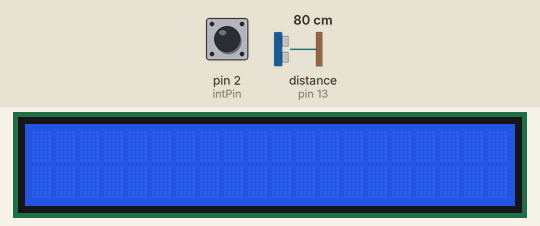
This sketch was run on a simulated Arduino Uno, built with avr-gcc and run on an emulated ATmega328P. On the bench: 20×2 character LCD. The inputs (shaded band) are chosen by the test bench; at power-on: pin 2 (intPin) HIGH, distance to the obstacle (sensor on pin 13) 80 cm. The echo pulse lasts 58.3 µs per cm; what the sketch prints to the serial monitor is not drawn.

Above: at 1.2 s.
1.3 s: pin 2 (intPin) pulled LOW for 0.15 s
At 1.7 s:
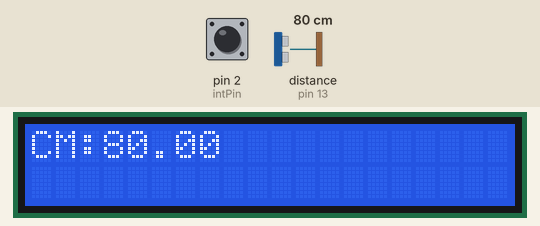
2.9 s: pin 2 (intPin) driven LOW
5.9 s: distance to the obstacle (sensor on pin 13) set to 18 cm
At 6.3 s:
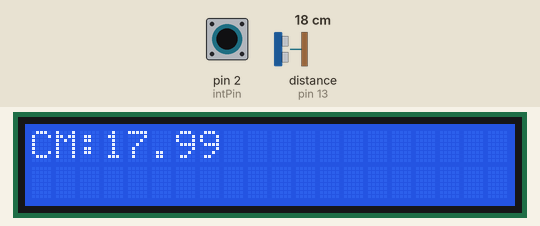
7.4 s: distance to the obstacle (sensor on pin 13) set to 2 cm
At 7.9 s:
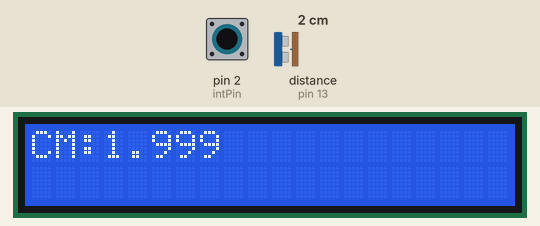
8.9 s: distance to the obstacle (sensor on pin 13) set to 9 cm
At 9.6 s:
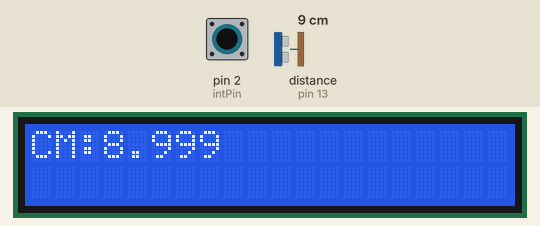
10.4 s: distance to the obstacle (sensor on pin 13) set to 35 cm
At 11.3 s:
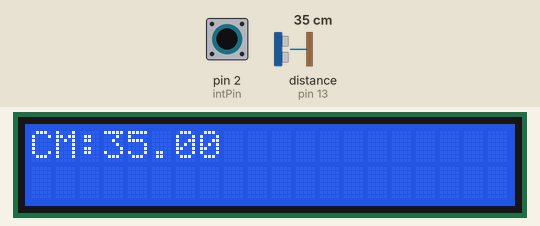
Timing chart, 0 to 12.9 s (numbered marks = the images above; inputs shaded):
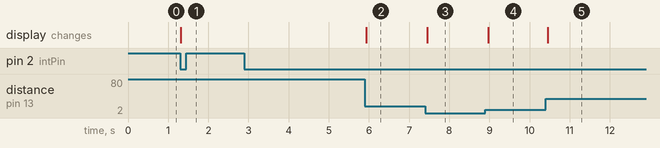

The sketch:

bbb.ino
```cpp
#include <LiquidCrystal.h>
LiquidCrystal lcd(11, 10, 5, 4, 3, 7);
#include <Ultrasonic.h>
#define TRIGGER_PIN 12
#define ECHO_PIN 13

const byte intPin=2; //interrupt pin
volatile boolean state=LOW; //initial value of

Ultrasonic ultrasonic(TRIGGER_PIN, ECHO_PIN);
void setup() {
Serial.begin(9600);
 lcd.begin(20,2);
 pinMode(intPin, INPUT_PULLUP);
 attachInterrupt(0, int0, LOW);

}
void loop(){


}
void int0() {
  lcd.home();
  state=!state;
float cmMsec, inMsec;
long microsec = ultrasonic.timing();
cmMsec = ultrasonic.convert(microsec, Ultrasonic::CM); // 計算距離，單位: 公分
inMsec = ultrasonic.convert(microsec, Ultrasonic::IN); // 計算距離，單位: 英吋
Serial.print("MS: "); Serial.print(microsec);
Serial.print(", CM: "); Serial.print(cmMsec);
Serial.print(", IN: "); Serial.println(inMsec);
lcd.print("CM:");
lcd.print(cmMsec);
delay(1000);

}
```

Measured:
- after the input at 1.3 s, the display: changes at once (image 1)
- after the input at 2.9 s, every drawn part: stays the same
- after the input at 5.9 s, the display: changes at once (image 2)
- after the input at 7.4 s, the display: changes after 0.05 s (image 3)
- after the input at 8.9 s, the display: changes after 0.07 s (image 4)
- after the input at 10.4 s, the display: changes after 0.05 s (image 5)
